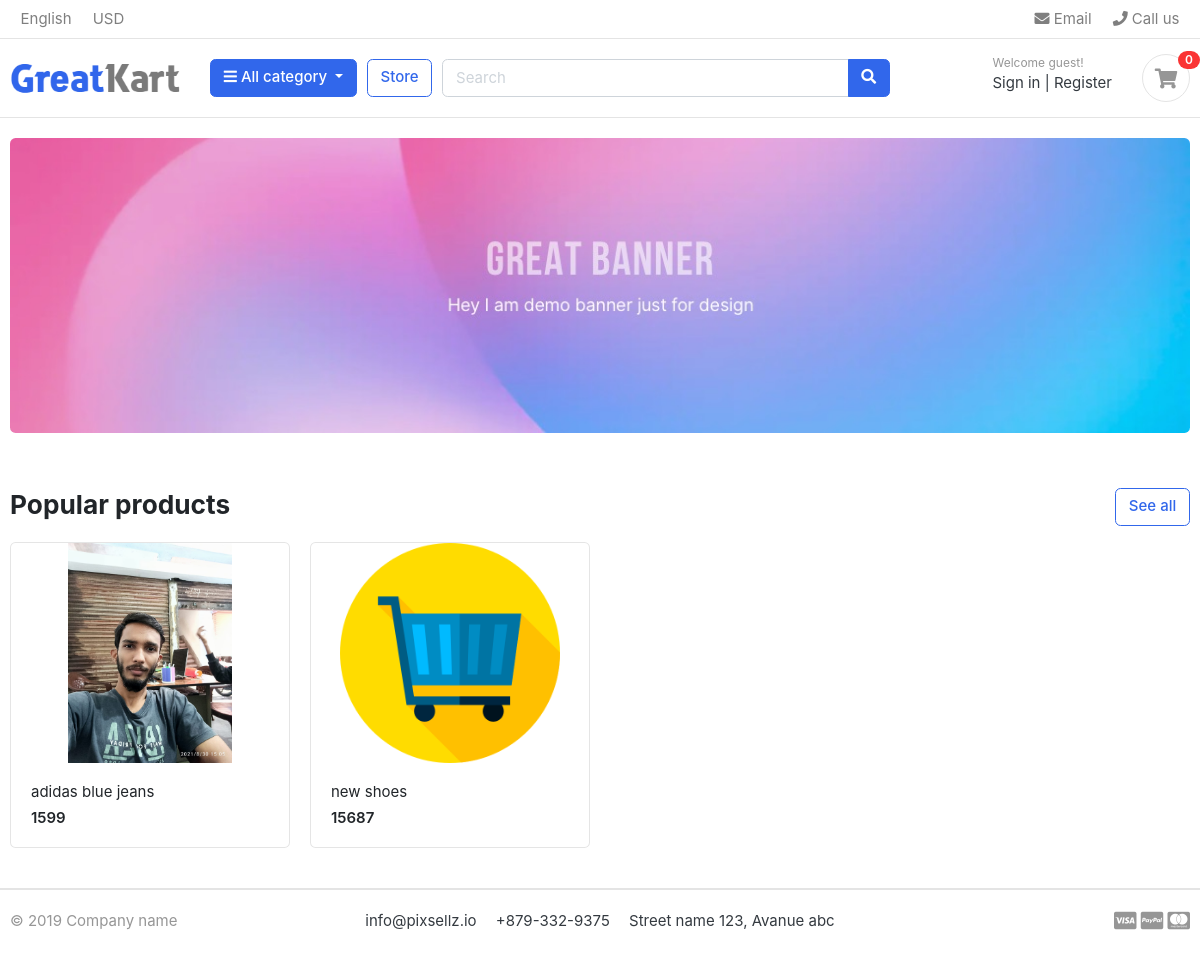
The app's page /, older data.
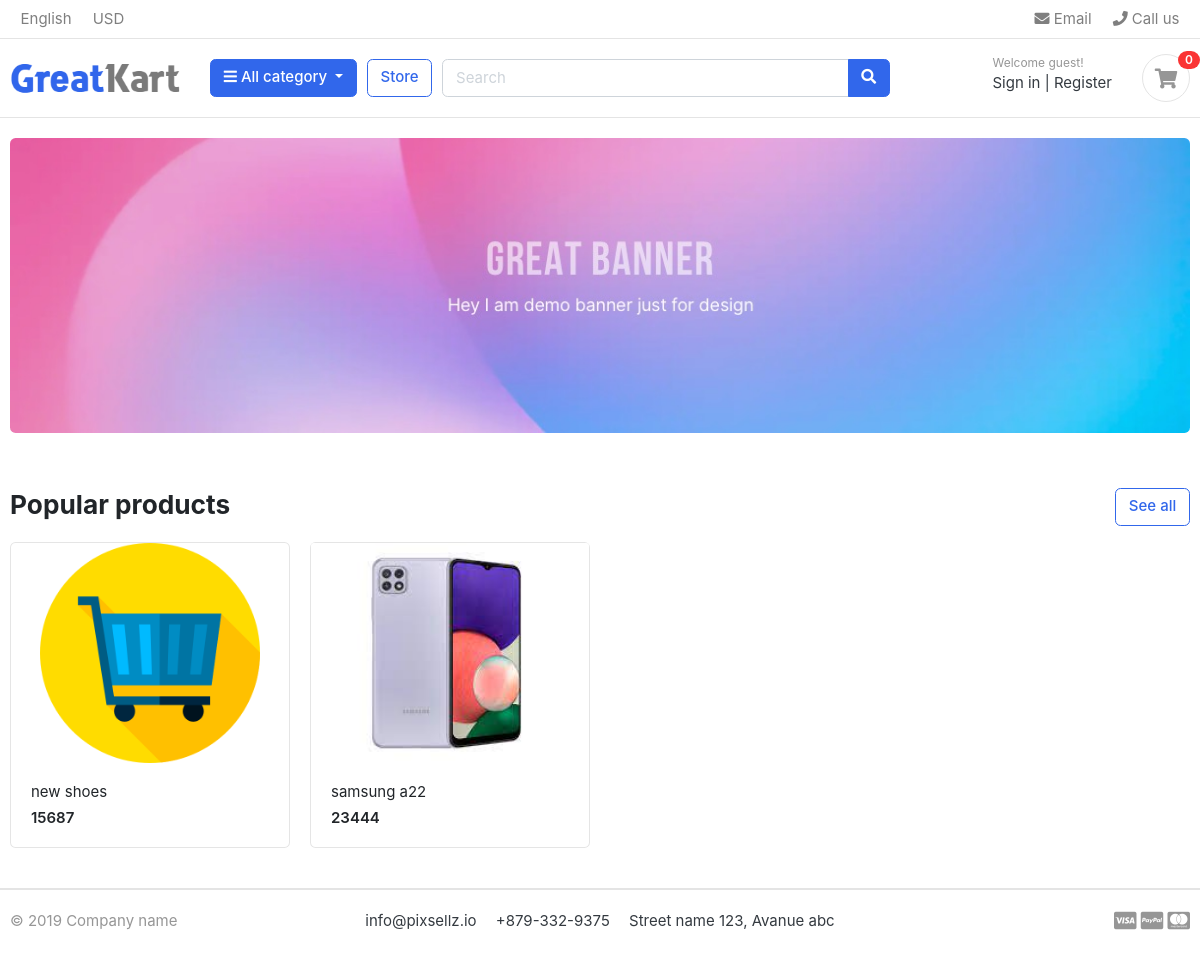
The same page, newer data.
### store/models.py (models this page shows, shortened)
class Product(models.Model):
    product_name = models.CharField(max_length=200, unique=True)
    slug         = models.SlugField(max_length=200,unique=True)
    description  = models.TextField(max_length=500,blank=True)
    price        = models.IntegerField()
    images       = models.ImageField(upload_to='photos/products')
    stock        = models.IntegerField()
    is_available = models.BooleanField(default=True)
    category     = models.ForeignKey(Category,on_delete=models.CASCADE)
    created_date = models.DateTimeField(auto_now_add=True)
    modified_date = models.DateTimeField(auto_now=True)
    def get_url(self):
        return reverse('product_detail', args=[self.category.slug,self.slug])

### greatkart/views.py (the view)
# urls.py: 2. Add a URL to urlpatterns:  path('', views.home, name='home')
def home(request):
    products = Product.objects.all().filter(is_available=True)
    context = {
        'products':products
    }
    return render(request,'home.html',context)

### carts/context_processors.py (called while the page is built)
def counter(request):
    cart_count= 0
    if 'admin' in request.path:
        return{}
    else:
        try:
            cart = Cart.objects.filter(cart_id=_cart_id(request))
            cart_items = CartItem.objects.all().filter(cart=cart[:1])
            for cart_item in cart_items:
                cart_count = cart_count + cart_item.quantity
        except Cart.DoesNotExist:
            cart_count= 0
    return dict(cart_count=cart_count)

### carts/views.py (called while the page is built)
def _cart_id(request):
    cart = request.session.session_key
    if not cart:
        cart= request.session.create()
    return cart

### category/context_processors.py (called while the page is built)
def menu_links(request):
    links = Category.objects.all()
    return dict(links=links)

### category/models.py (called while the page is built)
    def get_url(self):
        return reverse('products_by_category', args=[self.slug])

### templates/home.html
{% extends 'base.html' %}
{% load static%}
{% block content%}
<section class="section-intro padding-y-sm">
    <div class="container">
    <div class="intro-banner-wrap">
        <img src="{% static 'images/banners/1.jpg' %}" class="img-fluid rounded">
    </div>
    </div>
</section>
<section class="section-name padding-y-sm">
<div class="container">
<header class="section-heading">
	<a href="{% url 'store' %}" class="btn btn-outline-primary float-right">See all</a>
	<h3 class="section-title">Popular products</h3>
</header>
<div class="row">
	{% for product in products %}
	<div class="col-md-3">
		<div class="card card-product-grid">
			<a href="{{ product.get_url }}" class="img-wrap"> <img src="{{ product.images.url }}"> </a>
			<figcaption class="info-wrap">
				<a href="{{ product.get_url }}" class="title">{{ product.product_name}}</a>
				<div class="price mt-1">{{ product.price}}</div>
			</figcaption>
		</div>
	</div>
	{% endfor %}
</div>
</div>
</section>
</body>
</html>
{% endblock %}

### templates/base.html (shortened to what this page needs)
{% load static%}
<!DOCTYPE HTML>
<html lang="en">
<head>
<link href="{% static 'css/bootstrap.css' %}" rel="stylesheet" type="text/css"/>
<link href="{% static 'fonts/fontawesome/css/all.min.css' %}" type="text/css" rel="stylesheet">
<link href="{% static 'css/ui.css' %}" rel="stylesheet" type="text/css"/>
<link href="{% static 'css/responsive.css' %}" rel="stylesheet" media="only screen and (max-width: 1200px)" />
</head>
<body>
{% include 'includes/navbar.html' %}
{% block content %}
{% endblock %}
{% include 'includes/footer.html' %}

### templates/includes/navbar.html (shortened to what this page needs)
{% load static%}
<header class="section-header">
    <nav class="navbar p-md-0 navbar-expand-sm navbar-light border-bottom">
    <div class="container">
      <div class="collapse navbar-collapse" id="navbarTop4">
        <ul class="navbar-nav mr-auto">
            <li class="nav-item dropdown">
                 <a href="#" class="nav-link">   English </a>
            </li>
            <li class="nav-item dropdown">
                <a href="#" class="nav-link"> USD </a>
            </li>
        </ul>
        <ul class="navbar-nav">
            <li><a href="#" class="nav-link"> <i class="fa fa-envelope"></i> Email </a></li>
            <li><a href="#" class="nav-link"> <i class="fa fa-phone"></i> Call us </a></li>
        </ul>
      </div>
    </div>
    </nav>
    <section class="header-main border-bottom">
        <div class="container">
    <div class="row align-items-center">
        <div class="col-lg-2 col-md-3 col-6">
            <a href="{% url 'home' %}" class="brand-wrap">
                <img class="logo" src="{% static './images/logo.png' %}">
            </a>
        </div>
        <div class="col-lg col-sm col-md col-6 flex-grow-0">
            <div class="category-wrap dropdown d-inline-block float-right">
                <button type="button" class="btn btn-primary dropdown-toggle" data-toggle="dropdown">
                    <i class="fa fa-bars"></i> All category
                </button>
            </div>
        </div>
        <a href="{% url 'store' %}" class="btn btn-outline-primary">Store</a>
        <div class="col-lg  col-md-6 col-sm-12 col">
            <form action="#" class="search">
                <div class="input-group w-100">
                    <input type="text" class="form-control" style="width:60%;" placeholder="Search">
                    <div class="input-group-append">
                      <button class="btn btn-primary" type="submit">
                        <i class="fa fa-search"></i>
                      </button>
                    </div>
                </div>
            </form>
        </div>
        <div class="col-lg-3 col-sm-6 col-8 order-2 order-lg-3">
                    <div class="d-flex justify-content-end mb-3 mb-lg-0">
                        <div class="widget-header">
                            <small class="title text-muted">Welcome guest!</small>
                            <div>
                                <a href="./signin.html">Sign in</a> <span class="dark-transp"> | </span>
                                <a href="./register.html"> Register</a>
                            </div>
                        </div>
                        <a href="{% url 'cart' %}" class="widget-header pl-3 ml-3">
                            <div class="icon icon-sm rounded-circle border"><i class="fa fa-shopping-cart"></i></div>
                            <span class="badge badge-pill badge-danger notify">{{cart_count}}</span>
                        </a>
                    </div>
                </div>
    </div>
        </div>
    </section>
</header>

### templates/includes/footer.html
<footer class="section-footer border-top">
	<div class="container">
		<section class="footer-bottom border-top row">
			<div class="col-md-2">
				<p class="text-muted"> &copy 2019 Company name </p>
			</div>
			<div class="col-md-8 text-md-center">
				<span  class="px-2">info@pixsellz.io</span>
				<span  class="px-2">+879-332-9375</span>
				<span  class="px-2">Street name 123, Avanue abc</span>
			</div>
			<div class="col-md-2 text-md-right text-muted">
				<i class="fab fa-lg fa-cc-visa"></i>
				<i class="fab fa-lg fa-cc-paypal"></i>
				<i class="fab fa-lg fa-cc-mastercard"></i>
			</div>
		</section>
	</div>
</footer>

### static/css/ui.css (style rules this page uses)
html { font-family: "Inter", sans-serif; font-size: 15px; }
.img-wrap { text-align: center; display: block; }
.img-wrap img { max-width: 100%; }
.icon-xs, .icon-sm, .icon-md, .icon-lg { display: inline-block; text-align: center; flex-shrink: 0; flex-grow: 0; }
.icon-sm { width: 48px; height: 48px; line-height: 48px !important; font-size: 20px; }
.padding-y-sm { padding-top: 20px; padding-bottom: 20px; }
.section-heading { margin-bottom: 20px; margin-top: 15px; }
.section-title { color: #212529; }
p:last-child { margin-bottom: 0; }
.header-main { position: relative; padding-top: 1rem; padding-bottom: 1rem; }
.brand-wrap .logo, .navbar-brand .logo { margin-right: 7px; max-height: 42px; display: inline-block; }
.widget-header { display: inline-block; vertical-align: middle; position: relative; }
.widget-header a { color: #343a40; }
.widget-header i { color: #969696; }
.widget-header .title { display: block; }
.widget-header .notify { position: absolute; top: -3px; right: -10px; }
.footer-bottom { padding-top: 20px; padding-bottom: 20px; }
[class*=card-product] a.title { color: #212529; display: block; }
[class*=card-product] .img-wrap { overflow: hidden; position: relative; }
[class*=card-product] .img-wrap img { height: 100%; max-width: 100%; width: auto; display: inline-block; -o-object-fit: cover; object-fit: cover; }
.card-product-grid { margin-bottom: 20px; }
.card-product-grid .img-wrap { border-radius: 0.2rem 0.2rem 0 0; height: 220px; }
.card-product-grid .info-wrap { overflow: hidden; padding: 18px 20px; }
.card .img-wrap { overflow: hidden; }
.notify { position: absolute; top: -4px; right: -10px; display: inline-block; padding: 0.25em 0.6em; font-size: 12px; line-height: 1; text-align: center; border-radius: 3rem; color: #fff; background-color: #fa3434; }
.price { font-weight: 600; color: #212529; }

Row changes from the older to the newer data that the page shows:
removed Product: images (picture), product_name "adidas blue jeans", price "1599"
added Product: images (picture), product_name "samsung a22", price "23444"
